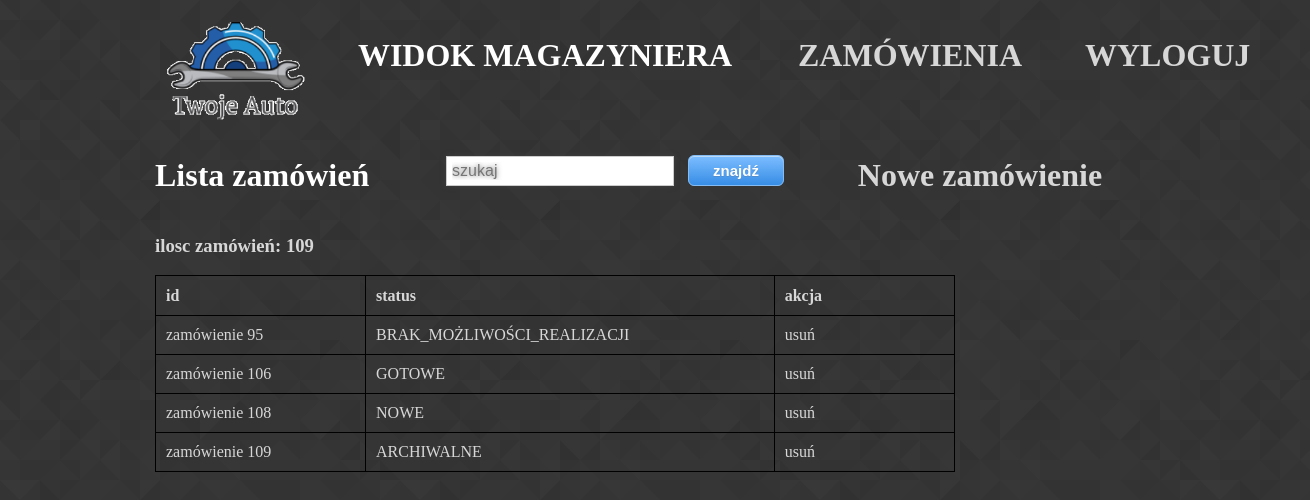
The app's page /magazyn, older data.
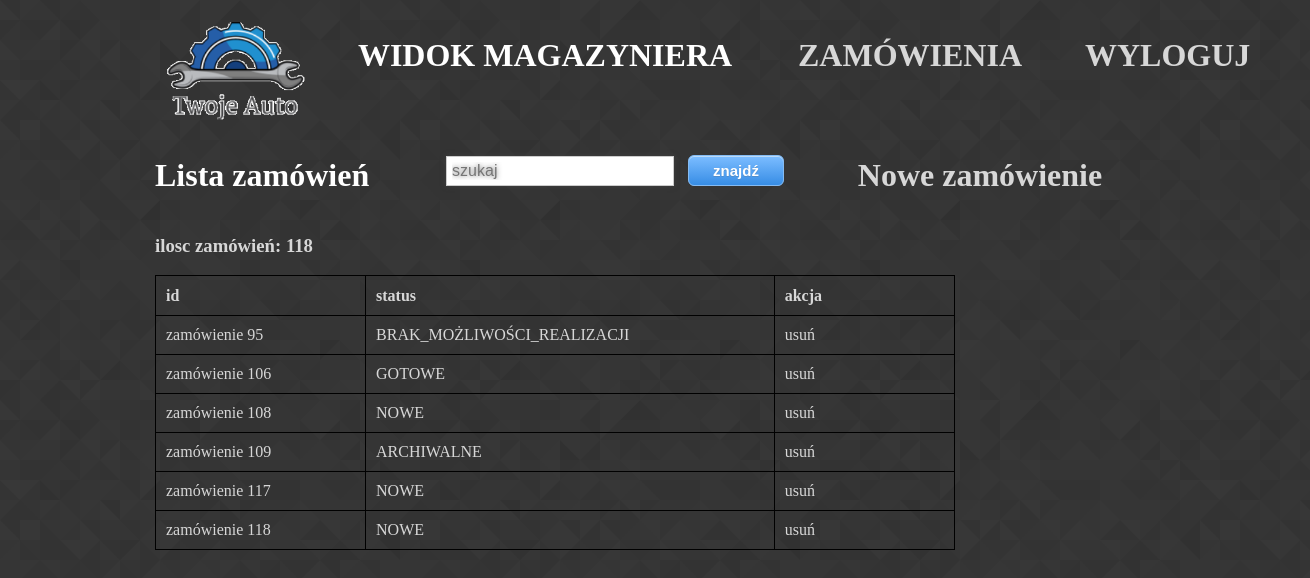
The same page, newer data.
### koszyk/models.py (models this page shows)
class Cart(models.Model):
    products = models.ManyToManyField(Produkty, null=True, blank=True)
    total = models.DecimalField(max_digits=10, decimal_places=2, null=True, blank=True,default=0)
    Statusy = models.TextChoices('Statusy', 'NOWE ZAPISANE WYSŁANE GOTOWE BRAK_MOŻLIWOŚCI_REALIZACJI ZREALIZOWANE ARCHIWALNE')
    status = models.CharField(default='NOWE', blank=True, choices=Statusy.choices, max_length=30)
    class Meta:
        verbose_name = "Zamówienie"
        verbose_name_plural = "Zamówienia"

### koszyk/views.py (the view)
# urls.py: path('magazyn', magazyn, name='magazyn'),
def magazyn(request):
    all_carts = Cart.objects.all()
    last_cart = Cart.objects.last()
    context = {"all_carts": all_carts, "last_cart": last_cart, }
    template = "cart/baza_magazyn.html"
    return render(request, template, context)

### produkty/templates/cart/baza_magazyn.html (shortened to what this page needs)
{% load static %}
    <link rel="stylesheet" type="text/css" href="{% static 'produkty/style.css' %}">
<!DOCTYPE html>
<html lang="pl">
<head>
</head>
<body>
<div id="container">
    <div id="logo">
            {% load static %}
            <a href="{% url 'index'  %}"><img  height="125" src="{% static '/produkty/logo.png' %}" alt="My logo"></a>
    </div>
    <div id="topbarr">
        <div id="topbar1">
            <div id="t1">
                <h1>WIDOK MAGAZYNIERA</h1><br>
            </div>
            <div id="t2">
                <a href="{% url 'magazyn' %}"><h1> ZAMÓWIENIA </h1></a>
            </div>
            <div id="t3">
                <a href="{% url 'logout' %}"><h1> WYLOGUJ </h1></a>
            </div>
        </div>
    </div>
        <div id="topbar1">
            <div id="t3">
                <h1>Lista zamówień</h1>
            </div>
            <div id="t1">
                 <form role="search" action="/s/">
                        <input class= "szukaj" type="text" name="q" placeholder="szukaj">
                        <button type="submit">znajdź</button>
                    </form>
            </div>
            <div id="t2">
                <a href= " {% url 'new_cart' %} " ><h1>Nowe zamówienie</h1></a>
            </div>
        </div>
    <div id = "content">
            <h3>ilosc zamówień: {{ last_cart.id }}</h3>
        <table style="width:100%">
        <tr>
            <th style="width:120px">id</th>
            <th style="width:100px">status</th>
            <th style="width:100px">akcja</th>
        </tr>
    {% for c in all_carts %}
        <tr>
            <td><a href= " {% url 'cart_nr' c.id  %} " >zamówienie {{c.id}}</a></td>
            <td>{{ c.status }}</td>
            <td><a href= " {% url 'delete_cart' c.id %} " >usuń</a></td>
        </tr>
    {% endfor %}
    </table>
    </div>
</div>
</body>
</html>

Row changes from the older to the newer data that the page shows:
added Cart: id "118", status "NOWE"
added Cart: id "117", status "NOWE"
Text that changed along with them:
{{ last_cart.id }}: "109" → "118"
